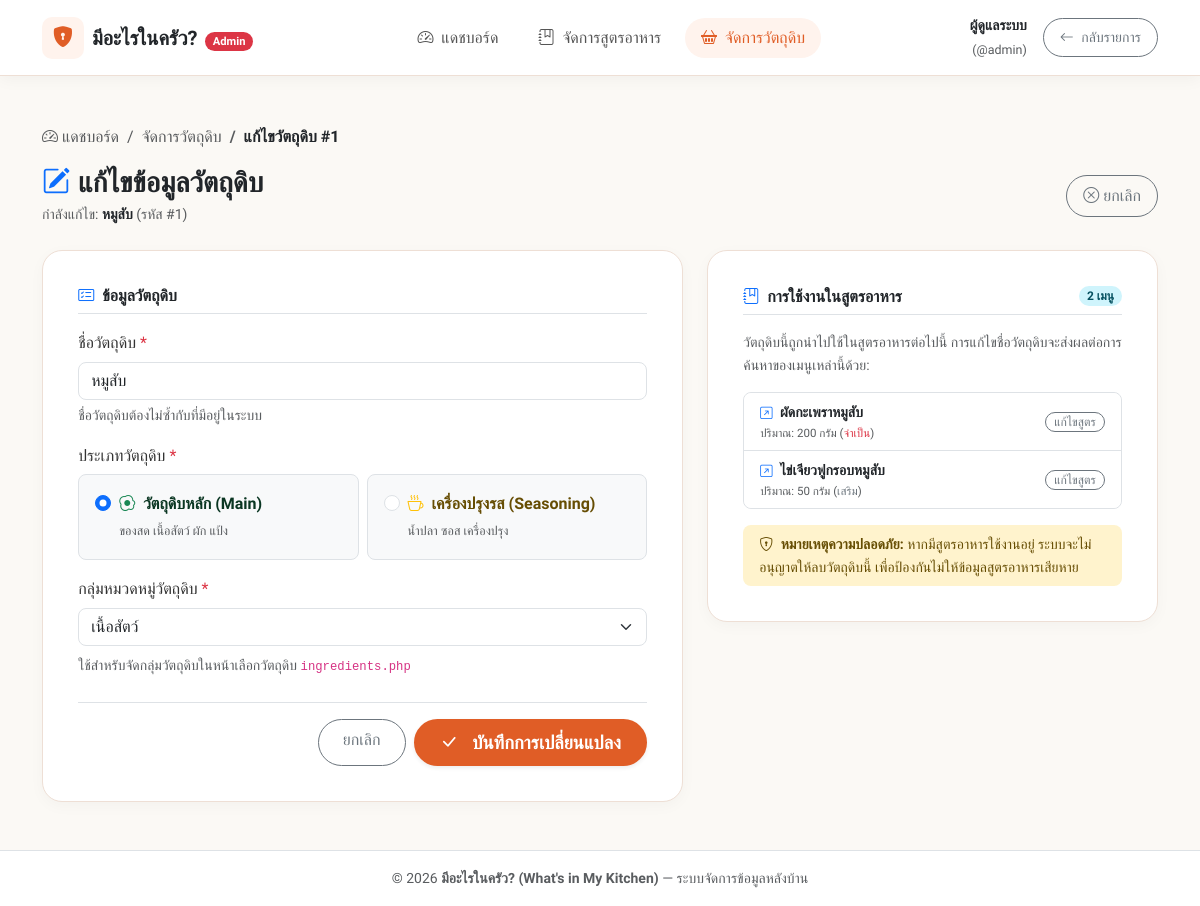
The page /admin/ingredient_edit.php?id=1 (signed in) on the database its author committed.
### tables this page shows
CREATE TABLE IF NOT EXISTS `ingredients` (
    `id` INT NOT NULL AUTO_INCREMENT,
    `name` VARCHAR(100) NOT NULL COMMENT 'ชื่อวัตถุดิบ เช่น หมูสับ, ไข่ไก่, กะปิ',
    `type` ENUM('main', 'seasoning') NOT NULL DEFAULT 'main' COMMENT 'ประเภทวัตถุดิบ: main = วัตถุดิบหลัก, seasoning = เครื่องปรุงรส',
    `category_group` VARCHAR(50) NOT NULL DEFAULT 'ทั่วไป' COMMENT 'กลุ่มของวัตถุดิบ เช่น เนื้อสัตว์, ผักและสมุนไพร, เครื่องปรุงรส, ไข่และแป้ง',
    `created_at` TIMESTAMP NOT NULL DEFAULT CURRENT_TIMESTAMP COMMENT 'วันเวลาที่สร้าง',
    PRIMARY KEY (`id`),
    UNIQUE KEY `uk_ingredients_name` (`name`)
);

CREATE TABLE IF NOT EXISTS `recipe_ingredients` (
    `id` INT NOT NULL AUTO_INCREMENT,
    `recipe_id` INT NOT NULL COMMENT 'รหัสสูตรอาหาร (Foreign Key เชื่อมกับ recipes)',
    `ingredient_id` INT NOT NULL COMMENT 'รหัสวัตถุดิบ (Foreign Key เชื่อมกับ ingredients)',
    `quantity` VARCHAR(50) DEFAULT NULL COMMENT 'ปริมาณที่ใช้ เช่น 200, 1-2, เล็กน้อย',
    `unit` VARCHAR(50) DEFAULT NULL COMMENT 'หน่วยวัด เช่น กรัม, ช้อนโต๊ะ, ฟอง, ถ้วย',
    `is_essential` TINYINT(1) NOT NULL DEFAULT 1 COMMENT 'สถานะความจำเป็น: 1 = วัตถุดิบจำเป็น/ขาดไม่ได้, 0 = วัตถุดิบทางเลือก/เครื่องปรุงเสริม',
    PRIMARY KEY (`id`),
    UNIQUE KEY `uk_recipe_ingredient` (`recipe_id`, `ingredient_id`),
    KEY `idx_ri_ingredient_id` (`ingredient_id`),
    CONSTRAINT `fk_ri_recipe` FOREIGN KEY (`recipe_id`) 
        REFERENCES `recipes` (`id`) 
        ON UPDATE CASCADE 
        ON DELETE CASCADE,
    CONSTRAINT `fk_ri_ingredient` FOREIGN KEY (`ingredient_id`) 
        REFERENCES `ingredients` (`id`) 
        ON UPDATE CASCADE 
        ON DELETE CASCADE
);

CREATE TABLE IF NOT EXISTS `recipes` (
    `id` INT NOT NULL AUTO_INCREMENT,
    `category_id` INT NOT NULL COMMENT 'รหัสหมวดหมู่อาหาร (Foreign Key เชื่อมกับ categories)',
    `title` VARCHAR(200) NOT NULL COMMENT 'ชื่อเมนูอาหาร',
    `description` TEXT DEFAULT NULL COMMENT 'คำอธิบายเมนูอาหารโดยย่อ',
    `image` VARCHAR(255) DEFAULT NULL COMMENT 'ชื่อไฟล์รูปภาพหรือ URL ของรูปภาพ',
    `cooking_time` INT DEFAULT 15 COMMENT 'เวลาที่ใช้ในการปรุงอาหาร (หน่วย: นาที)',
    `servings` INT DEFAULT 1 COMMENT 'จำนวนหน่วยบริโภค (หน่วย: จาน/ที่)',
    `instructions` TEXT NOT NULL COMMENT 'ขั้นตอนและวิธีปรุงอาหารอย่างละเอียด',
    `views` INT NOT NULL DEFAULT 0 COMMENT 'ยอดเข้าชมสูตรอาหาร',
    `created_at` TIMESTAMP NOT NULL DEFAULT CURRENT_TIMESTAMP COMMENT 'วันเวลาที่เพิ่มเมนู',
    `updated_at` TIMESTAMP NOT NULL DEFAULT CURRENT_TIMESTAMP ON UPDATE CURRENT_TIMESTAMP COMMENT 'วันเวลาที่แก้ไขล่าสุด',
    PRIMARY KEY (`id`),
    KEY `idx_recipes_category_id` (`category_id`),
    CONSTRAINT `fk_recipes_category` FOREIGN KEY (`category_id`) 
        REFERENCES `categories` (`id`) 
        ON UPDATE CASCADE 
        ON DELETE RESTRICT
);

### admin/ingredient_edit.php (the view, shortened to what the rows shown need)
<?php
require_once __DIR__ . '/auth_check.php';
$ingredientId = filter_var($_GET['id'] ?? ($_POST['id'] ?? 0), FILTER_VALIDATE_INT, ['options' => ['min_range' => 1]]);
try {
    $stmt = $pdo->prepare("SELECT * FROM ingredients WHERE id = :id LIMIT 1");
    $stmt->execute([':id' => $ingredientId]);
    $existingIngredient = $stmt->fetch();
    $recipeStmt = $pdo->prepare("
        SELECT r.id, r.title, ri.quantity, ri.unit, ri.is_essential
        FROM recipe_ingredients ri
        JOIN recipes r ON ri.recipe_id = r.id
        WHERE ri.ingredient_id = :id
        ORDER BY r.title ASC
    ");
    $recipeStmt->execute([':id' => $ingredientId]);
    $usedRecipes = $recipeStmt->fetchAll();
} catch (PDOException $e) {
    error_log("Load Ingredient Error: " . $e->getMessage());
    $_SESSION['flash_error'] = "เกิดข้อผิดพลาดในการโหลดข้อมูล: " . $e->getMessage();
    header('Location: ingredients.php');
    exit;
}
$existingGroups = ['เนื้อสัตว์', 'ไข่และแป้ง', 'ผักและสมุนไพร', 'เครื่องปรุงรส', 'ทั่วไป'];
try {
    $grpStmt = $pdo->query("SELECT DISTINCT category_group FROM ingredients WHERE category_group IS NOT NULL AND category_group != ''");
    $dbGroups = $grpStmt->fetchAll(PDO::FETCH_COLUMN);
    $existingGroups = array_unique(array_merge($existingGroups, $dbGroups));
    sort($existingGroups);
} catch (PDOException $e) {
    error_log("Load Category Groups Error: " . $e->getMessage());
}
$formData = [
    'name' => $existingIngredient['name'],
    'type' => $existingIngredient['type'],
    'category_group' => $existingIngredient['category_group'] ?? 'ทั่วไป',
    'custom_group' => ''
];
?>
<!DOCTYPE html>
<html lang="th">
<head>
    <link href="https://cdn.jsdelivr.net/npm/bootstrap@5.3.3/dist/css/bootstrap.min.css" rel="stylesheet">
    <link rel="stylesheet" href="https://cdn.jsdelivr.net/npm/bootstrap-icons@1.11.3/font/bootstrap-icons.min.css">
    <link rel="stylesheet" href="../assets/css/style.css">
</head>
<body>
    <main class="py-4 py-md-5 flex-grow-1">
        <div class="container">
            <div class="d-flex flex-wrap justify-content-between align-items-center gap-3 mb-4">
                <div>
                    <h1 class="h3 fw-bold text-dark mb-1">
                        <i class="bi bi-pencil-square text-primary me-2"></i>แก้ไขข้อมูลวัตถุดิบ
                    </h1>
                    <p class="text-muted small mb-0">กำลังแก้ไข: <strong class="text-dark"><?php echo htmlspecialchars($existingIngredient['name']); ?></strong> (รหัส #<?php echo (int)$ingredientId; ?>)</p>
                </div>
            </div>
            <div class="row g-4 justify-content-center">
                <div class="col-lg-7">
                    <div class="content-box">
                        <form method="POST" action="ingredient_edit.php?id=<?php echo (int)$ingredientId; ?>">
                            <h2 class="h6 fw-bold text-dark mb-3 pb-2 border-bottom">
                                <i class="bi bi-card-checklist text-primary me-2"></i>ข้อมูลวัตถุดิบ
                            </h2>
                            <div class="mb-3">
                                <label for="name" class="form-label">
                                    ชื่อวัตถุดิบ <span class="text-danger">*</span>
                                </label>
                                <input type="text" class="form-control rounded-3" id="name" name="name"
                                       placeholder="เช่น อกไก่, เต้าหู้ไข่, น้ำตาลมะพร้าว..."
                                       value="<?php echo htmlspecialchars($formData['name']); ?>" required maxlength="100">
                                <div class="form-text small">ชื่อวัตถุดิบต้องไม่ซ้ำกับที่มีอยู่ในระบบ</div>
                            </div>
                            <div class="mb-3">
                                <div class="row g-2">
                                    <div class="col-sm-6">
                                        <div class="border rounded-3 p-3 bg-light">
                                            <div class="form-check">
                                                <input class="form-check-input" type="radio" name="type" id="type_main" value="main" <?php echo ($formData['type'] === 'main') ? 'checked' : ''; ?>>
                                                <label class="form-check-label fw-bold text-success-emphasis" for="type_main">
                                                    <i class="bi bi-egg-fried me-1 text-success"></i> วัตถุดิบหลัก (Main)
                                                </label>
                                                <small class="d-block text-muted mt-1" style="font-size: 0.78rem;">
                                                    ของสด เนื้อสัตว์ ผัก แป้ง
                                                </small>
                                            </div>
                                        </div>
                                    </div>
                                    <div class="col-sm-6">
                                        <div class="border rounded-3 p-3 bg-light">
                                            <div class="form-check">
                                                <input class="form-check-input" type="radio" name="type" id="type_seasoning" value="seasoning" <?php echo ($formData['type'] === 'seasoning') ? 'checked' : ''; ?>>
                                                <label class="form-check-label fw-bold text-warning-emphasis" for="type_seasoning">
                                                    <i class="bi bi-cup-hot me-1 text-warning"></i> เครื่องปรุงรส (Seasoning)
                                                </label>
                                                <small class="d-block text-muted mt-1" style="font-size: 0.78rem;">
                                                    น้ำปลา ซอส เครื่องปรุง
                                                </small>
                                            </div>
                                        </div>
                                    </div>
                                </div>
                            </div>
                            <div class="mb-4">
                                <label for="category_group" class="form-label">
                                    กลุ่มหมวดหมู่วัตถุดิบ <span class="text-danger">*</span>
                                </label>
                                <select class="form-select rounded-3 mb-2" id="category_group" name="category_group" required onchange="toggleCustomGroup(this.value)">
                                    <?php foreach ($existingGroups as $grp): ?>
                                        <option value="<?php echo htmlspecialchars($grp); ?>" <?php echo ($formData['category_group'] === $grp) ? 'selected' : ''; ?>>
                                            <?php echo htmlspecialchars($grp); ?>
                                        </option>
                                    <?php endforeach; ?>
                                </select>
                                <div class="form-text small">ใช้สำหรับจัดกลุ่มวัตถุดิบในหน้าเลือกวัตถุดิบ <code>ingredients.php</code></div>
                            </div>
                        </form>
                    </div>
                </div>
                <div class="col-lg-5">
                    <div class="content-box">
                        <div class="d-flex justify-content-between align-items-center mb-3 pb-2 border-bottom">
                            <h2 class="h6 fw-bold text-dark mb-0">
                                <i class="bi bi-journal-bookmark text-primary me-2"></i>การใช้งานในสูตรอาหาร
                            </h2>
                        </div>
                        <?php if (!empty($usedRecipes)): ?>
                            <div class="list-group list-group-flush border rounded-3 mb-3">
                                <?php foreach ($usedRecipes as $r): ?>
                                    <div class="list-group-item d-flex justify-content-between align-items-center p-2 px-3 small">
                                        <div>
                                            <a href="../recipe_detail.php?id=<?php echo (int) $r['id']; ?>" target="_blank" class="text-decoration-none fw-semibold text-dark">
                                                <i class="bi bi-arrow-up-right-square small text-primary me-1"></i>
                                                <?php echo htmlspecialchars($r['title']); ?>
                                            </a>
                                            <div class="text-muted" style="font-size: 0.72rem;">
                                                ปริมาณ: <?php echo htmlspecialchars($r['quantity'] ?? '-'); ?> <?php echo htmlspecialchars($r['unit'] ?? ''); ?>
                                                (<?php echo ((int)$r['is_essential'] === 1) ? '<span class="text-danger">จำเป็น</span>' : '<span class="text-secondary">เสริม</span>'; ?>)
                                            </div>
                                        </div>
                                        <a href="recipe_edit.php?id=<?php echo (int) $r['id']; ?>" class="btn btn-sm btn-outline-secondary rounded-pill py-0 px-2" style="font-size: 0.75rem;" title="แก้ไขสูตรอาหารนี้">
                                            แก้ไขสูตร
                                        </a>
                                    </div>
                                <?php endforeach; ?>
                            </div>
                        <?php endif; ?>
                    </div>
                </div>
            </div>
        </div>
    </main>
</body>
</html>

### rows shown on the page
ingredients: name "หมูสับ", type "☑ วัตถุดิบหลัก (Main)", type "☐ เครื่องปรุงรส (Seasoning)", category_group "เนื้อสัตว์"
recipe_ingredients: recipe.title "ผัดกะเพราหมูสับ", quantity "200", unit "กรัม", is_essential "จำเป็น"
recipe_ingredients: recipe.title "ไข่เจียวฟูกรอบหมูสับ", quantity "50", unit "กรัม", is_essential "เสริม"

### other values the page prints
$adminName "ผู้ดูแลระบบ"
$adminUsername "admin"
$ingredientId "1"
count($usedRecipes) "2"
